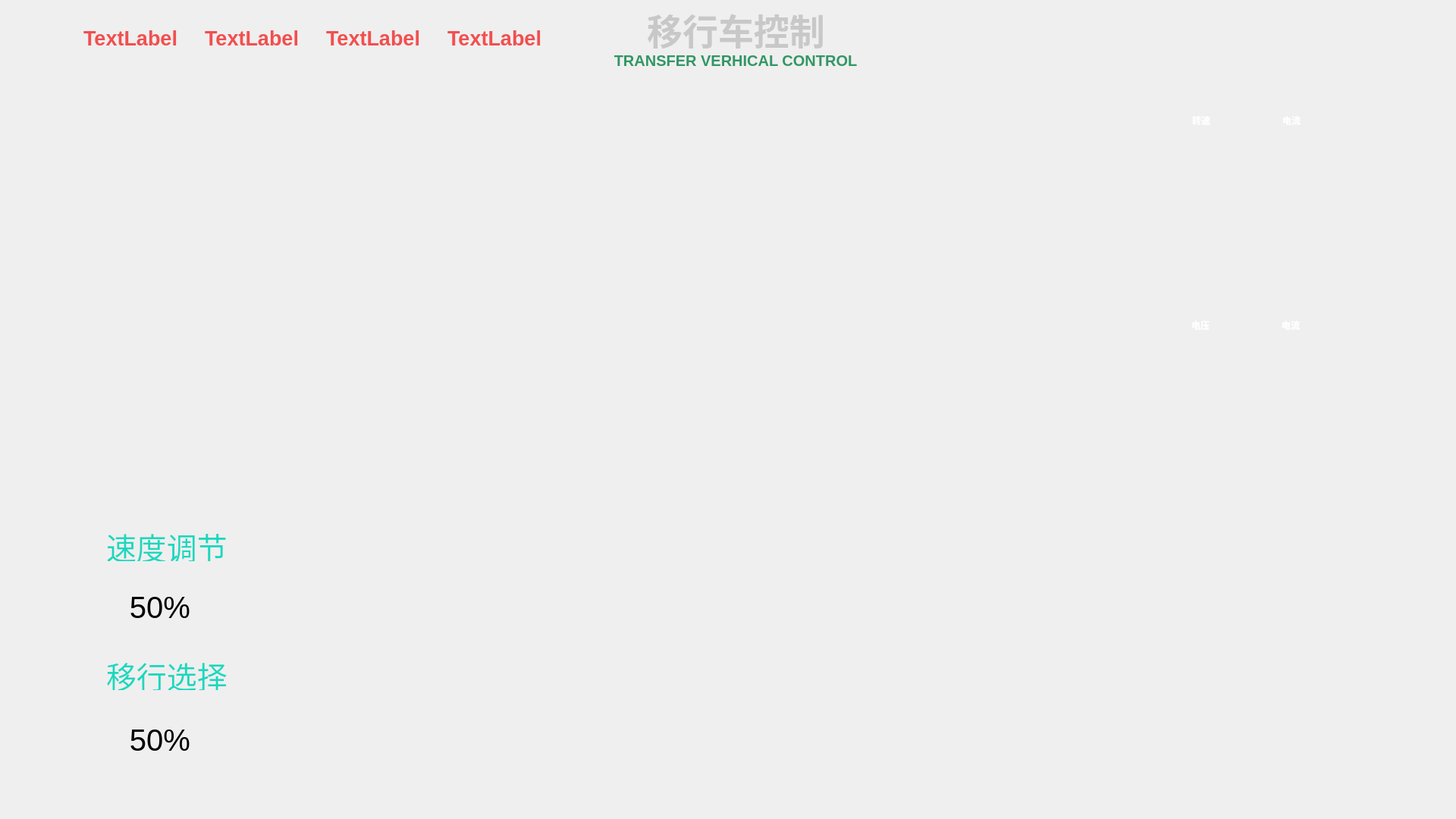
<?xml version="1.0" encoding="UTF-8"?>
<ui version="4.0">
 <class>Yhcc</class>
 <widget class="QDialog" name="Yhcc">
  <property name="geometry">
   <rect>
    <x>0</x>
    <y>0</y>
    <width>1920</width>
    <height>1080</height>
   </rect>
  </property>
  <property name="windowTitle">
   <string>Dialog</string>
  </property>
  <property name="styleSheet">
   <string notr="true">background-image: url(:/pic/翻抛系统背景_2.jpg);</string>
  </property>
  <property name="sizeGripEnabled">
   <bool>false</bool>
  </property>
  <widget class="QPushButton" name="yhcExitButton">
   <property name="geometry">
    <rect>
     <x>1732</x>
     <y>20</y>
     <width>130</width>
     <height>62</height>
    </rect>
   </property>
   <property name="text">
    <string/>
   </property>
   <property name="flat">
    <bool>true</bool>
   </property>
  </widget>
  <widget class="yhcDial" name="widget" native="true">
   <property name="geometry">
    <rect>
     <x>391</x>
     <y>746</y>
     <width>230</width>
     <height>230</height>
    </rect>
   </property>
   <property name="autoFillBackground">
    <bool>false</bool>
   </property>
   <property name="styleSheet">
    <string notr="true">background: transparent; </string>
   </property>
  </widget>
  <widget class="QPushButton" name="speedDownButton">
   <property name="geometry">
    <rect>
     <x>80</x>
     <y>770</y>
     <width>70</width>
     <height>62</height>
    </rect>
   </property>
   <property name="text">
    <string/>
   </property>
   <property name="flat">
    <bool>true</bool>
   </property>
  </widget>
  <widget class="QLabel" name="speedLabel">
   <property name="geometry">
    <rect>
     <x>149</x>
     <y>770</y>
     <width>124</width>
     <height>62</height>
    </rect>
   </property>
   <property name="font">
    <font>
     <pointsize>30</pointsize>
    </font>
   </property>
   <property name="styleSheet">
    <string notr="true"/>
   </property>
   <property name="text">
    <string>50%</string>
   </property>
   <property name="alignment">
    <set>Qt::AlignCenter</set>
   </property>
  </widget>
  <widget class="QPushButton" name="speedUpButton">
   <property name="geometry">
    <rect>
     <x>272</x>
     <y>769</y>
     <width>70</width>
     <height>64</height>
    </rect>
   </property>
   <property name="text">
    <string/>
   </property>
   <property name="flat">
    <bool>true</bool>
   </property>
  </widget>
  <widget class="QPushButton" name="yhDownButton">
   <property name="geometry">
    <rect>
     <x>80</x>
     <y>945</y>
     <width>70</width>
     <height>62</height>
    </rect>
   </property>
   <property name="text">
    <string/>
   </property>
   <property name="flat">
    <bool>true</bool>
   </property>
  </widget>
  <widget class="QLabel" name="yhChoiseLabel">
   <property name="geometry">
    <rect>
     <x>149</x>
     <y>945</y>
     <width>124</width>
     <height>62</height>
    </rect>
   </property>
   <property name="font">
    <font>
     <pointsize>30</pointsize>
    </font>
   </property>
   <property name="styleSheet">
    <string notr="true"/>
   </property>
   <property name="text">
    <string>50%</string>
   </property>
   <property name="alignment">
    <set>Qt::AlignCenter</set>
   </property>
  </widget>
  <widget class="QPushButton" name="yhUpButton">
   <property name="geometry">
    <rect>
     <x>272</x>
     <y>944</y>
     <width>70</width>
     <height>64</height>
    </rect>
   </property>
   <property name="text">
    <string/>
   </property>
   <property name="flat">
    <bool>true</bool>
   </property>
  </widget>
  <widget class="QLabel" name="label">
   <property name="geometry">
    <rect>
     <x>140</x>
     <y>700</y>
     <width>161</width>
     <height>40</height>
    </rect>
   </property>
   <property name="font">
    <font>
     <pointsize>30</pointsize>
    </font>
   </property>
   <property name="styleSheet">
    <string notr="true">color: rgb(26, 216, 191);</string>
   </property>
   <property name="text">
    <string>速度调节</string>
   </property>
  </widget>
  <widget class="QLabel" name="label_2">
   <property name="geometry">
    <rect>
     <x>140</x>
     <y>870</y>
     <width>161</width>
     <height>40</height>
    </rect>
   </property>
   <property name="font">
    <font>
     <pointsize>30</pointsize>
    </font>
   </property>
   <property name="styleSheet">
    <string notr="true">color: rgb(26, 216, 191);</string>
   </property>
   <property name="text">
    <string>移行选择</string>
   </property>
  </widget>
  <widget class="yhcWatchs" name="yhcWatchsWidget" native="true">
   <property name="geometry">
    <rect>
     <x>684</x>
     <y>140</y>
     <width>702</width>
     <height>538</height>
    </rect>
   </property>
   <property name="styleSheet">
    <string notr="true">background: transparent; </string>
   </property>
  </widget>
  <widget class="ZsylChart" name="widget_2" native="true">
   <property name="geometry">
    <rect>
     <x>1420</x>
     <y>190</y>
     <width>440</width>
     <height>200</height>
    </rect>
   </property>
   <property name="styleSheet">
    <string notr="true">background: transparent; </string>
   </property>
  </widget>
  <widget class="ZsylChart" name="widget_3" native="true">
   <property name="geometry">
    <rect>
     <x>1420</x>
     <y>460</y>
     <width>440</width>
     <height>190</height>
    </rect>
   </property>
   <property name="styleSheet">
    <string notr="true">background: transparent; </string>
   </property>
  </widget>
  <widget class="QLabel" name="label_3">
   <property name="geometry">
    <rect>
     <x>1541</x>
     <y>424</y>
     <width>21</width>
     <height>11</height>
    </rect>
   </property>
   <property name="styleSheet">
    <string notr="true">background-image: url(:/pic/形状5.png);</string>
   </property>
   <property name="text">
    <string/>
   </property>
  </widget>
  <widget class="QLabel" name="label_4">
   <property name="geometry">
    <rect>
     <x>1661</x>
     <y>424</y>
     <width>21</width>
     <height>11</height>
    </rect>
   </property>
   <property name="styleSheet">
    <string notr="true">background-image: url(:/pic/形状-4.png);</string>
   </property>
   <property name="text">
    <string/>
   </property>
  </widget>
  <widget class="QLabel" name="label_5">
   <property name="geometry">
    <rect>
     <x>1571</x>
     <y>420</y>
     <width>31</width>
     <height>17</height>
    </rect>
   </property>
   <property name="font">
    <font>
     <weight>75</weight>
     <bold>true</bold>
    </font>
   </property>
   <property name="styleSheet">
    <string notr="true">color: rgb(255, 255, 255);</string>
   </property>
   <property name="text">
    <string>电压</string>
   </property>
  </widget>
  <widget class="QLabel" name="label_6">
   <property name="geometry">
    <rect>
     <x>1690</x>
     <y>420</y>
     <width>31</width>
     <height>17</height>
    </rect>
   </property>
   <property name="font">
    <font>
     <weight>75</weight>
     <bold>true</bold>
    </font>
   </property>
   <property name="styleSheet">
    <string notr="true">color: rgb(255, 255, 255);</string>
   </property>
   <property name="text">
    <string>电流</string>
   </property>
  </widget>
  <widget class="QLabel" name="label_7">
   <property name="geometry">
    <rect>
     <x>1542</x>
     <y>154</y>
     <width>21</width>
     <height>11</height>
    </rect>
   </property>
   <property name="styleSheet">
    <string notr="true">background-image: url(:/pic/形状-1-拷贝.png);</string>
   </property>
   <property name="text">
    <string/>
   </property>
  </widget>
  <widget class="QLabel" name="label_8">
   <property name="geometry">
    <rect>
     <x>1662</x>
     <y>154</y>
     <width>21</width>
     <height>11</height>
    </rect>
   </property>
   <property name="styleSheet">
    <string notr="true">background-image: url(:/pic/形状-1-拷贝-2.png);</string>
   </property>
   <property name="text">
    <string/>
   </property>
  </widget>
  <widget class="QLabel" name="label_9">
   <property name="geometry">
    <rect>
     <x>1691</x>
     <y>150</y>
     <width>31</width>
     <height>17</height>
    </rect>
   </property>
   <property name="font">
    <font>
     <weight>75</weight>
     <bold>true</bold>
    </font>
   </property>
   <property name="styleSheet">
    <string notr="true">color: rgb(255, 255, 255);</string>
   </property>
   <property name="text">
    <string>电流</string>
   </property>
  </widget>
  <widget class="QLabel" name="label_10">
   <property name="geometry">
    <rect>
     <x>1572</x>
     <y>150</y>
     <width>31</width>
     <height>17</height>
    </rect>
   </property>
   <property name="font">
    <font>
     <weight>75</weight>
     <bold>true</bold>
    </font>
   </property>
   <property name="styleSheet">
    <string notr="true">color: rgb(255, 255, 255);</string>
   </property>
   <property name="text">
    <string>转速</string>
   </property>
  </widget>
  <widget class="QLabel" name="wlanLabel">
   <property name="geometry">
    <rect>
     <x>1570</x>
     <y>40</y>
     <width>32</width>
     <height>29</height>
    </rect>
   </property>
   <property name="styleSheet">
    <string notr="true">background: transparent;
background-position:center;
background-repeat:no-repeat;
background-image: url(:/pic/信号4.png);</string>
   </property>
   <property name="text">
    <string/>
   </property>
  </widget>
  <widget class="QLabel" name="titleLabel">
   <property name="geometry">
    <rect>
     <x>830</x>
     <y>13</y>
     <width>281</width>
     <height>51</height>
    </rect>
   </property>
   <property name="font">
    <font>
     <family>Ubuntu</family>
     <pointsize>35</pointsize>
     <weight>75</weight>
     <bold>true</bold>
     <strikeout>false</strikeout>
    </font>
   </property>
   <property name="styleSheet">
    <string notr="true">background: transparent;
color:rgb(200, 200, 200);</string>
   </property>
   <property name="frameShape">
    <enum>QFrame::NoFrame</enum>
   </property>
   <property name="text">
    <string>移行车控制</string>
   </property>
   <property name="textFormat">
    <enum>Qt::PlainText</enum>
   </property>
   <property name="scaledContents">
    <bool>false</bool>
   </property>
   <property name="alignment">
    <set>Qt::AlignCenter</set>
   </property>
   <property name="wordWrap">
    <bool>false</bool>
   </property>
   <property name="indent">
    <number>10</number>
   </property>
  </widget>
  <widget class="QLabel" name="label_11">
   <property name="geometry">
    <rect>
     <x>810</x>
     <y>70</y>
     <width>320</width>
     <height>20</height>
    </rect>
   </property>
   <property name="font">
    <font>
     <pointsize>15</pointsize>
     <weight>75</weight>
     <bold>true</bold>
    </font>
   </property>
   <property name="styleSheet">
    <string notr="true">background:transparent;
color: rgb(50, 150, 100);</string>
   </property>
   <property name="text">
    <string>TRANSFER VERHICAL CONTROL</string>
   </property>
   <property name="alignment">
    <set>Qt::AlignCenter</set>
   </property>
  </widget>
  <widget class="QPushButton" name="alertButton">
   <property name="geometry">
    <rect>
     <x>1533</x>
     <y>766</y>
     <width>238</width>
     <height>61</height>
    </rect>
   </property>
   <property name="styleSheet">
    <string notr="true">background: transparent;
background-image: url(:/pic/报警信息-拷贝.png);</string>
   </property>
   <property name="text">
    <string/>
   </property>
   <property name="flat">
    <bool>true</bool>
   </property>
  </widget>
  <widget class="QPushButton" name="historyButton">
   <property name="geometry">
    <rect>
     <x>1533</x>
     <y>855</y>
     <width>238</width>
     <height>61</height>
    </rect>
   </property>
   <property name="styleSheet">
    <string notr="true">background: transparent;
background-image: url(:/pic/历史记录-拷贝.png);</string>
   </property>
   <property name="text">
    <string/>
   </property>
   <property name="flat">
    <bool>true</bool>
   </property>
  </widget>
  <widget class="QPushButton" name="assistButton">
   <property name="geometry">
    <rect>
     <x>1533</x>
     <y>942</y>
     <width>238</width>
     <height>61</height>
    </rect>
   </property>
   <property name="styleSheet">
    <string notr="true">background: transparent;
background-image: url(:/pic/辅助设备-拷贝.png);</string>
   </property>
   <property name="text">
    <string/>
   </property>
   <property name="flat">
    <bool>true</bool>
   </property>
  </widget>
  <widget class="QLabel" name="test_label">
   <property name="geometry">
    <rect>
     <x>110</x>
     <y>30</y>
     <width>141</width>
     <height>41</height>
    </rect>
   </property>
   <property name="font">
    <font>
     <pointsize>20</pointsize>
     <weight>75</weight>
     <bold>true</bold>
    </font>
   </property>
   <property name="styleSheet">
    <string notr="true">color: rgb(242, 79, 79);</string>
   </property>
   <property name="text">
    <string>TextLabel</string>
   </property>
  </widget>
  <widget class="QLabel" name="test_label_2">
   <property name="geometry">
    <rect>
     <x>270</x>
     <y>30</y>
     <width>141</width>
     <height>41</height>
    </rect>
   </property>
   <property name="font">
    <font>
     <pointsize>20</pointsize>
     <weight>75</weight>
     <bold>true</bold>
    </font>
   </property>
   <property name="styleSheet">
    <string notr="true">color: rgb(242, 79, 79);</string>
   </property>
   <property name="text">
    <string>TextLabel</string>
   </property>
  </widget>
  <widget class="QLabel" name="test_label_3">
   <property name="geometry">
    <rect>
     <x>430</x>
     <y>30</y>
     <width>141</width>
     <height>41</height>
    </rect>
   </property>
   <property name="font">
    <font>
     <pointsize>20</pointsize>
     <weight>75</weight>
     <bold>true</bold>
    </font>
   </property>
   <property name="styleSheet">
    <string notr="true">color: rgb(242, 79, 79);</string>
   </property>
   <property name="text">
    <string>TextLabel</string>
   </property>
  </widget>
  <widget class="QLabel" name="test_label_4">
   <property name="geometry">
    <rect>
     <x>590</x>
     <y>30</y>
     <width>141</width>
     <height>41</height>
    </rect>
   </property>
   <property name="font">
    <font>
     <pointsize>20</pointsize>
     <weight>75</weight>
     <bold>true</bold>
    </font>
   </property>
   <property name="styleSheet">
    <string notr="true">color: rgb(242, 79, 79);</string>
   </property>
   <property name="text">
    <string>TextLabel</string>
   </property>
  </widget>
 </widget>
 <customwidgets>
  <customwidget>
   <class>yhcDial</class>
   <extends>QWidget</extends>
   <header>yhcdial.h</header>
   <container>1</container>
  </customwidget>
  <customwidget>
   <class>yhcWatchs</class>
   <extends>QWidget</extends>
   <header>yhcwatchs.h</header>
   <container>1</container>
  </customwidget>
  <customwidget>
   <class>ZsylChart</class>
   <extends>QWidget</extends>
   <header>zsylchart.h</header>
   <container>1</container>
  </customwidget>
 </customwidgets>
 <resources/>
 <connections/>
</ui>
